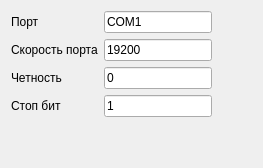
          <widget class="QWidget" name="tab_2">
           <attribute name="title">
            <string>Дополнительные</string>
           </attribute>
           <layout class="QGridLayout" name="gridLayout_5">
            <item row="0" column="0">
             <layout class="QGridLayout" name="gridLayout_4">
              <item row="3" column="0">
               <widget class="QLabel" name="label_8">
                <property name="text">
                 <string>Стоп бит</string>
                </property>
               </widget>
              </item>
              <item row="3" column="1">
               <widget class="QLineEdit" name="lineEdit_7">
                <property name="text">
                 <string>1</string>
                </property>
               </widget>
              </item>
              <item row="2" column="1">
               <widget class="QLineEdit" name="lineEdit_6">
                <property name="text">
                 <string>0</string>
                </property>
               </widget>
              </item>
              <item row="0" column="1">
               <widget class="QLineEdit" name="lineEdit_4">
                <property name="text">
                 <string>COM1</string>
                </property>
               </widget>
              </item>
              <item row="1" column="0">
               <widget class="QLabel" name="label_6">
                <property name="text">
                 <string>Скорость порта</string>
                </property>
               </widget>
              </item>
              <item row="2" column="0">
               <widget class="QLabel" name="label_7">
                <property name="text">
                 <string>Четность</string>
                </property>
               </widget>
              </item>
              <item row="1" column="1">
               <widget class="QLineEdit" name="lineEdit_5">
                <property name="text">
                 <string>19200</string>
                </property>
               </widget>
              </item>
              <item row="0" column="0">
               <widget class="QLabel" name="label_5">
                <property name="text">
                 <string>Порт</string>
                </property>
               </widget>
              </item>
              <item row="4" column="1">
               <spacer name="verticalSpacer_3">
                <property name="orientation">
                 <enum>Qt::Vertical</enum>
                </property>
                <property name="sizeHint" stdset="0">
                 <size>
                  <width>20</width>
                  <height>40</height>
                 </size>
                </property>
               </spacer>
              </item>
             </layout>
            </item>
            <item row="0" column="1">
             <spacer name="horizontalSpacer_2">
              <property name="orientation">
               <enum>Qt::Horizontal</enum>
              </property>
              <property name="sizeHint" stdset="0">
               <size>
                <width>40</width>
                <height>20</height>
               </size>
              </property>
             </spacer>
            </item>
           </layout>
          </widget>
